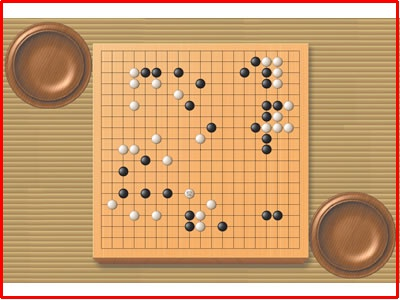
#> input picture image_processing/img/igo.jpg, 400 x 300 px
$ python opencv_houghp2.py
#> lines starting #> are read from the running program, lines starting #| are printed output that depends on the picture; after the words box and inside, x2 and y2 are one past the last pixel; in counts of white or black regions, pixels touching at a corner belong together
# -*- coding: utf-8 -*-
import sys
import numpy as np
import cv2

args = sys.argv

image_path = ""
if len(args) < 2:
    image_path = "img/igo.jpg"
else:
    image_path = str(args[1])

#-----------------------------------------------------------------------------

img = cv2.imread(image_path)
#> img is the input picture: shape (300, 400, 3); mean B, G, R 114, 158.8, 204.6

gray = cv2.cvtColor(img,cv2.COLOR_BGR2GRAY)
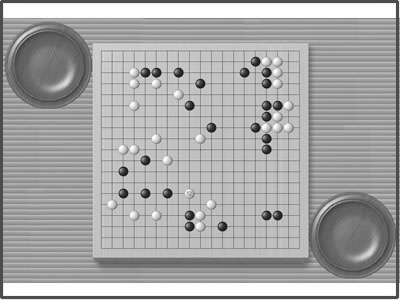
#> gray: shape (300, 400); min 12, max 255, mean 167.4
edges = cv2.Canny(gray,200,400,apertureSize = 3)
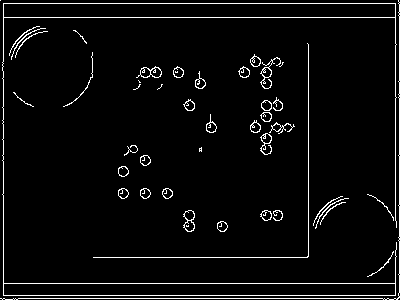
#> edges: shape (300, 400); 4.3% white in thin lines or dots

minLineLength = 100
maxLineGap = 10
lines = cv2.HoughLinesP(edges,1,np.pi/180,100,minLineLength,maxLineGap)
#> lines = 15 rows, first 6: [3, 283, 395, 283], [3, 17, 395, 17], [3, 295, 395, 295], [18, 298, 382, 298], [3, 3, 395, 3], [399, 154, 399, 98]
print(len(lines))
#| 15
for x1,y1,x2,y2 in lines[0]:
    print("done")
    cv2.line(img,(x1,y1),(x2,y2),(0,255,0),2)
#> this loop made 1 pass
#| done
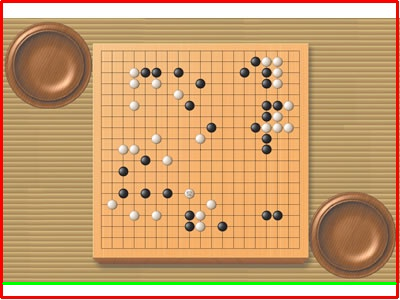
#> img: shape (300, 400, 3); 0.98% of pixels changed, all inside (x1, y1, x2, y2) = (2, 282, 397, 285)


# cv2.imwrite('hoge.jpg',img)
# cv2.imwrite('canny.png',gray)
while True:
	cv2.imshow("data",img)
	a = cv2.waitKey(10)
#> (key Esc is pressed here)
	if a>0:
		if a == 27:
			break
